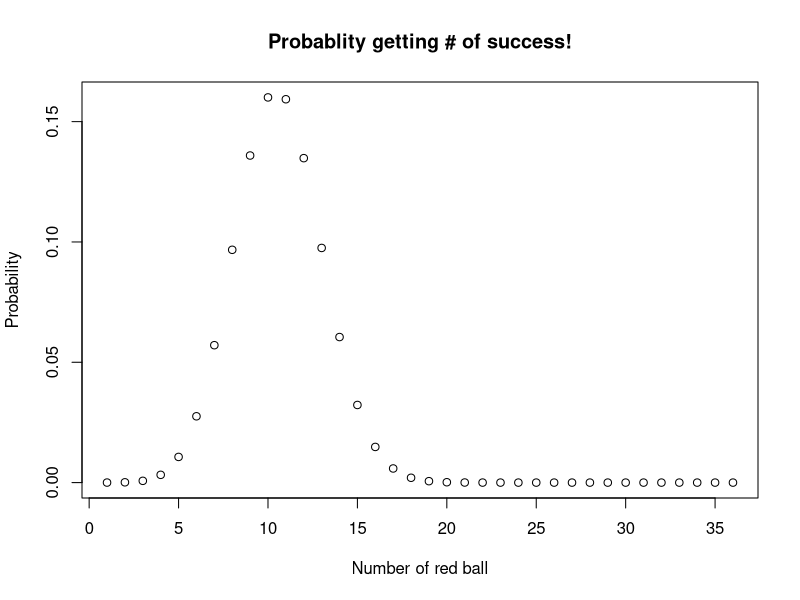

Write R code to recreate this figure.
#================================================================
#	pathway-scripts-2018.R
# author: Jianying Li
# comment: this script accompanies the pathway analysis course
#          of summer 2018
##==============================================================

##================================================##
##  Slide 14 -- hypergenometric distribution      ##
##    A clinical trial study example              ##
##================================================##

m <- 5  ## 5 patients to have elevated C
n <- 5  ## 5 controls to have elevated C
k <- 6  ## Number of drawn individual with elevated C
x <- 4  ## Number of individuals with elevated C who are patients

dhyper(x,m,n,k)



sample.trial.testing <- t(matrix(c(x, (k-x), k, m -x, n-k +x, n+m-k, m, n, m+n),
                                 nrow=3,
                                 dimnames =  list (VolunteerInfo = c ("Patient_w_D","Healthy_Control", "Total"),
                                                   TestResults = c("Elev_C","Norm_C", "Total"))))

sample.trial.testing


##================================================##
##  Slide 16 -- hypergenometric distribution      ##
##================================================##
##=====================================
#	Hypergeometric distribution
##=====================================
##======A toy example===============

m <- 50  ## Number of red balls
n <- 120 ## Number of white balls
k <- 36  ## Number of drawn balls
x <- 20  ## Number of red balls in the drawing

##===========Here is the probability...
dhyper(x,m,n,k)


##==========Get a plot================
p.list <- c()
for (i in 0 : k)
{
  p.list[i] <- dhyper(i,m,n,k)
}
plot(p.list, main="Probablity getting # of success!", xlab = "Number of red ball", ylab="Probability")


##================================================##
##  Slide 17 -- hypergenometric distribution      ##
##================================================##
m <- 5  ## 5 patients to have elevated C
n <- 5  ## 5 controls to have elevated C
k <- 6  ## Number of drawn individual with elevated C
x <- 4  ## Number of individuals with elevated C who are patients

x <- 5 ## Number of individuals with elevated C who are patients
dhyper(x,m,n,k)

##================================================##
##  Slide 18 -- hypergenometric distribution      ##
##================================================##

## Method 1:
x <- 4
p4 <- dhyper(x,m,n,k)

x <- 5
p5 <- dhyper(x,m,n,k)

p4 + p5

## Method 2:

1- phyper(3,5,5,6)
#[1] 0.2619048

dhyper(4,5,5,6) + dhyper(5,5,5,6)
#[1] 0.2619048


##====================================##
##  slies 19                          ##
##
#	Hypergeometric distribution
# Clinical trial example
##=====================================


x <- 4      #patients with elevated level of compound C
m <- 6      #all with elevated level of compound C
n <- 4      #all with normal level of compound C
k <- 5      #total number of patient volunteers


sample.trial.testing <- t(matrix(c(x, (k-x), k, m -x, n-k +x, n+m-k, m, n, m+n),
                               nrow=3,
                               dimnames =  list (VolunteerInfo = c ("Patient_w_D","Healthy_Control", "Total"),
                                                 TestResults = c("Elev_C","Norm_C", "Total"))))
sample.trial.testing

phyper((x-1), m, n, k, lower.tail=FALSE)
(fisher.test(matrix(c(x,(k-x), (m-x), (n-k+x)),2,2), alternative='greater'))$p.value



##====================================##
##  slies 20                          ##
##====================================##
#	Hypergeometric distribution
# For pathway
##======A toy example===============

m <- 50  ## Number of red balls
n <- 120 ## Number of white balls
k <- 36  ## Number of drawn balls
x <- 20  ## Number of red balls in the drawing

##===========Here is the probability...
dhyper(x,m,n,k)


##===========Here is the test...
phyper((x-1), m, n, k, lower.tail=FALSE)
(fisher.test(matrix(c(x,(k-x), (m-x), (n-k+x)),2,2), alternative='greater'))$p.value


##============================================
#	Application in microarry experiment
##=================================================



#=======This is normally what we are dealing with=======
x <- 5   #num_of_DEG in GO
m <- 20  #num_of_gene on chip in GO
n <- 500 #num_of_gene on chip NOT in GO
k <- 40  #num_of_DEG

sample.DEG.testing <- matrix(c(x, (k-x), k, m -x, n-k +x, n+m-k, m, n, m+n),
		nrow=3,
		dimnames =  list (GO_info = c("In GO","Not in GO", "Total"),
					MicroarrayInfo = c ("DEG","notDEG", "onChip")))
sample.DEG.testing


#==================================================================================
#			   DEG	Not DEGs 			totals
#In a GO category	  x(5) 	m - x(15) 			  m (20)
#Not in GO category k -x (35)	n - k + x(465)		  n (500)
#totals 		  k(40)     (n + m) - k(480) 	        m + n (genes on array, 520)
#==================================================================================

##============================================================
#	Hypergeometric test
##============================================================

dhyper   (x, m, n, k) # Density functon (PDF)
1-phyper (x, m, n, k) # Distribution function (CDF)

##=====OR===================
phyper (x-1, m, n, k, lower.tail=FALSE)



##=================================
#	Fisher Exact Test (FET)
##=================================
(fisher.test(matrix(c(5,35,15,465),2,2), alternative='greater'))$p.value
(fisher.test(matrix(c(x, (k-x), (m-x), (n-k+x)), 2, 2), alternative='greater'))$p.value

phyper (x-1, m, n, k, lower.tail=FALSE)

##==========================================
#	In fisher exatc test,
# it doesn't matter which why you do...
##==========================================
(fisher.test(matrix(c(x,(m-x),(k-x),(n-k+x)),2,2), alternative='greater'))$p.value
(fisher.test(matrix(c(x,(k-x),(m-x),(n-k+x)),2,2), alternative='greater'))$p.value

##=========Should be the end of story==================
